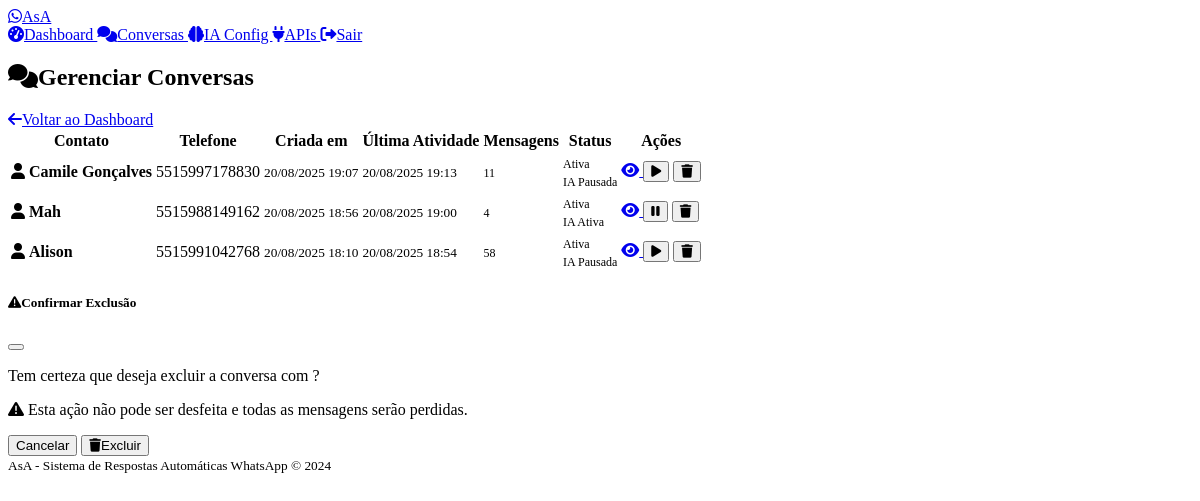
Page /admin/conversations (signed in) on the committed database.
### models.py (models this page shows)
class Conversation(db.Model):
    id = db.Column(db.Integer, primary_key=True)
    phone_number = db.Column(db.String(20), nullable=False)
    contact_name = db.Column(db.String(100))
    created_at = db.Column(db.DateTime, default=datetime.utcnow)
    updated_at = db.Column(db.DateTime, default=datetime.utcnow, onupdate=datetime.utcnow)
    is_active = db.Column(db.Boolean, default=True)
    ai_paused = db.Column(db.Boolean, default=False)  # True when human takes over
    paused_at = db.Column(db.DateTime)  # When AI was paused
    messages = db.relationship('Message', backref='conversation', lazy=True, cascade='all, delete-orphan')

### routes.py (the view)
    def decorated_function(*args, **kwargs):
        if not session.get('admin_logged_in'):
            return redirect(url_for('admin_login'))
        return f(*args, **kwargs)

### routes.py (called while the page is built)
def admin_required(f):
    def decorated_function(*args, **kwargs):
        if not session.get('admin_logged_in'):
            return redirect(url_for('admin_login'))
        return f(*args, **kwargs)
    decorated_function.__name__ = f.__name__
    return decorated_function

@app.route('/admin/conversations')
@admin_required
def admin_conversations():
    page = request.args.get('page', 1, type=int)
    conversations = Conversation.query.order_by(
        Conversation.updated_at.desc()
    ).paginate(
        page=page, per_page=20, error_out=False
    )
    return render_template('conversations.html', conversations=conversations)

@app.context_processor
def inject_admin_status():
    return {'admin_logged_in': session.get('admin_logged_in', False)}

### templates/conversations.html (shortened to what this page needs)
{% extends "base.html" %}
{% block content %}
<div class="d-flex justify-content-between align-items-center mb-4">
    <h2>
        <i class="fas fa-comments me-2"></i>Gerenciar Conversas
    </h2>
    <a href="{{ url_for('admin_dashboard') }}" class="btn btn-outline-secondary">
        <i class="fas fa-arrow-left me-2"></i>Voltar ao Dashboard
    </a>
</div>
{% if conversations.items %}
<div class="card">
    <div class="card-body">
        <div class="table-responsive">
            <table class="table table-hover">
                <thead>
                    <tr>
                        <th>Contato</th>
                        <th>Telefone</th>
                        <th>Criada em</th>
                        <th>Última Atividade</th>
                        <th>Mensagens</th>
                        <th>Status</th>
                        <th>Ações</th>
                    </tr>
                </thead>
                <tbody>
                    {% for conversation in conversations.items %}
                    <tr>
                        <td>
                            <i class="fas fa-user me-2"></i>
                            <strong>{{ conversation.contact_name or 'Sem nome' }}</strong>
                        </td>
                        <td>
                            <span class="font-monospace">{{ conversation.phone_number }}</span>
                        </td>
                        <td>
                            <small class="text-muted">
                                {{ conversation.created_at.strftime('%d/%m/%Y %H:%M') }}
                            </small>
                        </td>
                        <td>
                            <small class="text-muted">
                                {{ conversation.updated_at.strftime('%d/%m/%Y %H:%M') }}
                            </small>
                        </td>
                        <td>
                            <span class="badge bg-primary">
                                {{ conversation.messages|length }}
                            </span>
                        </td>
                        <td>
                            {% if conversation.is_active %}
                                <span class="badge bg-success">Ativa</span>
                            {% else %}
                                <span class="badge bg-secondary">Inativa</span>
                            {% endif %}
                            {% if conversation.ai_paused %}
                                <br><span class="badge bg-warning mt-1">IA Pausada</span>
                            {% else %}
                                <br><span class="badge bg-info mt-1">IA Ativa</span>
                            {% endif %}
                        </td>
                        <td>
                            <div class="btn-group" role="group">
                                <a href="{{ url_for('view_conversation', conversation_id=conversation.id) }}"
                                   class="btn btn-sm btn-outline-primary" title="Ver conversa">
                                    <i class="fas fa-eye"></i>
                                </a>
                                {% if conversation.ai_paused %}
                                    <form method="POST" action="{{ url_for('toggle_ai_for_conversation', conversation_id=conversation.id) }}"
                                          style="display: inline-block;">
                                        <button type="submit" class="btn btn-sm btn-success" title="Retomar IA">
                                            <i class="fas fa-play"></i>
                                        </button>
                                    </form>
                                {% else %}
                                    <form method="POST" action="{{ url_for('toggle_ai_for_conversation', conversation_id=conversation.id) }}"
                                          style="display: inline-block;">
                                        <button type="submit" class="btn btn-sm btn-warning" title="Pausar IA">
                                            <i class="fas fa-pause"></i>
                                        </button>
                                    </form>
                                {% endif %}
                                <button type="button" class="btn btn-sm btn-outline-danger"
                                        onclick="confirmDelete({{ conversation.id }}, '{{ conversation.contact_name or conversation.phone_number }}')"
                                        title="Excluir conversa">
                                    <i class="fas fa-trash"></i>
                                </button>
                            </div>
                        </td>
                    </tr>
                    {% endfor %}
                </tbody>
            </table>
        </div>
    </div>
</div>
{% else %}
<div class="text-center py-5">
    <i class="fas fa-comments fa-5x text-muted mb-4"></i>
    <h4>Nenhuma conversa encontrada</h4>
    <p class="text-muted">As conversas aparecerão aqui conforme os usuários interagirem com o sistema.</p>
</div>
{% endif %}
<div class="modal fade" id="deleteModal" tabindex="-1">
    <div class="modal-dialog">
        <div class="modal-content">
            <div class="modal-header">
                <h5 class="modal-title">
                    <i class="fas fa-exclamation-triangle text-warning me-2"></i>Confirmar Exclusão
                </h5>
                <button type="button" class="btn-close" data-bs-dismiss="modal"></button>
            </div>
            <div class="modal-body">
                <p>Tem certeza que deseja excluir a conversa com <strong id="contactName"></strong>?</p>
                <p class="text-danger">
                    <i class="fas fa-warning me-1"></i>
                    Esta ação não pode ser desfeita e todas as mensagens serão perdidas.
                </p>
            </div>
            <div class="modal-footer">
                <button type="button" class="btn btn-secondary" data-bs-dismiss="modal">Cancelar</button>
                <form id="deleteForm" method="POST" style="display: inline;">
                    <button type="submit" class="btn btn-danger">
                        <i class="fas fa-trash me-2"></i>Excluir
                    </button>
                </form>
            </div>
        </div>
    </div>
</div>
{% endblock %}

### static/css/custom.css (style rules this page uses)
:root { --asa-primary: #25d366; --asa-secondary: #128c7e; --asa-accent: #075e54; --asa-light: #dcf8c6; }
.badge { font-size: 0.75em; font-weight: 500; }

### rows in the picture
Conversation: contact_name "Camile Gonçalves", phone_number "5515997178830", created_at "20/08/2025 19:07", updated_at "20/08/2025 19:13", messages|length "11", is_active "Ativa", ai_paused "IA Pausada"
Conversation: contact_name "Mah", phone_number "5515988149162", created_at "20/08/2025 18:56", updated_at "20/08/2025 19:00", messages|length "4", is_active "Ativa", ai_paused "IA Ativa"
Conversation: contact_name "Alison", phone_number "5515991042768", created_at "20/08/2025 18:10", updated_at "20/08/2025 18:54", messages|length "58", is_active "Ativa", ai_paused "IA Pausada"
